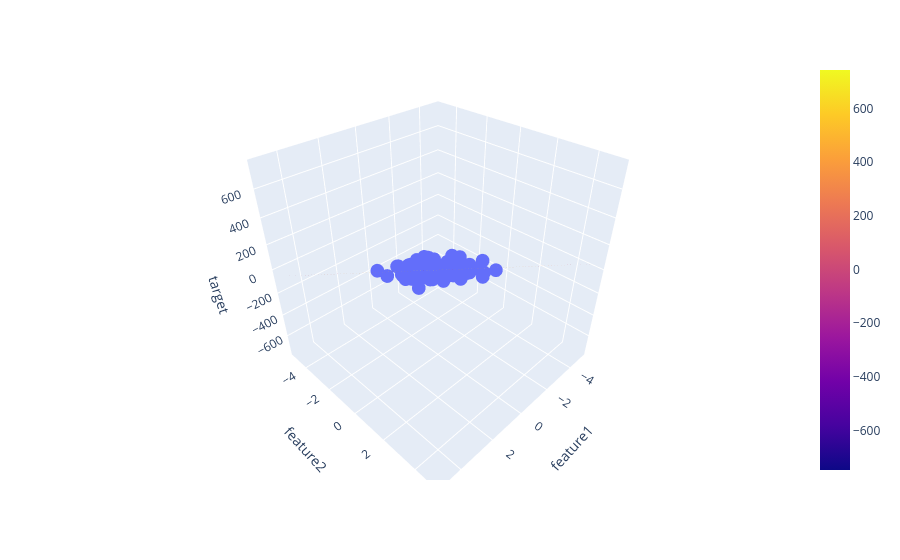

Source (notebook cell):
### Code cell
## No need to understand this code right now

x = np.linspace(-5, 5, 10)
y = np.linspace(-5, 5, 10)
xGrid, yGrid = np.meshgrid(y, x)

final = np.column_stack((xGrid.ravel(), yGrid.ravel()))
z_final = lr.predict(final).reshape(10, 10)

z = z_final

fig = px.scatter_3d(df, x='feature1', y='feature2', z='target')

fig.add_trace(go.Surface(x=x, y=y, z=z))

fig.show()
